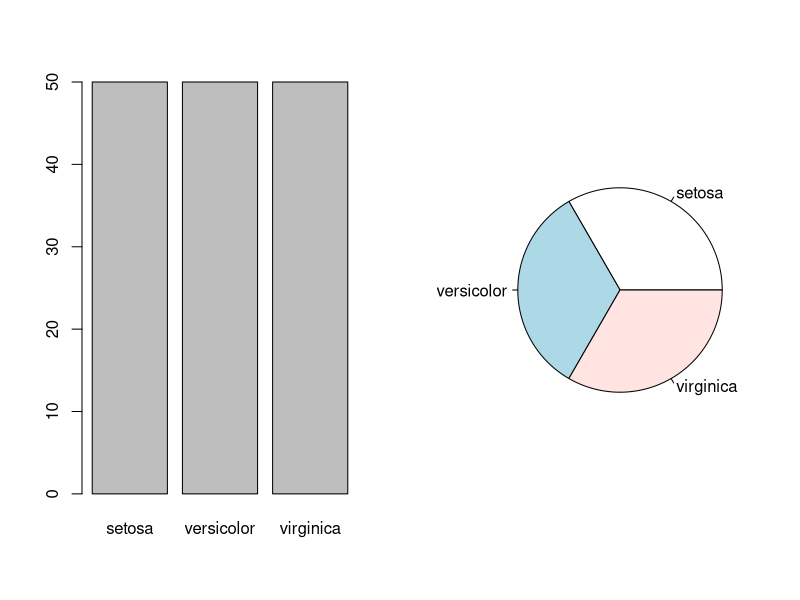
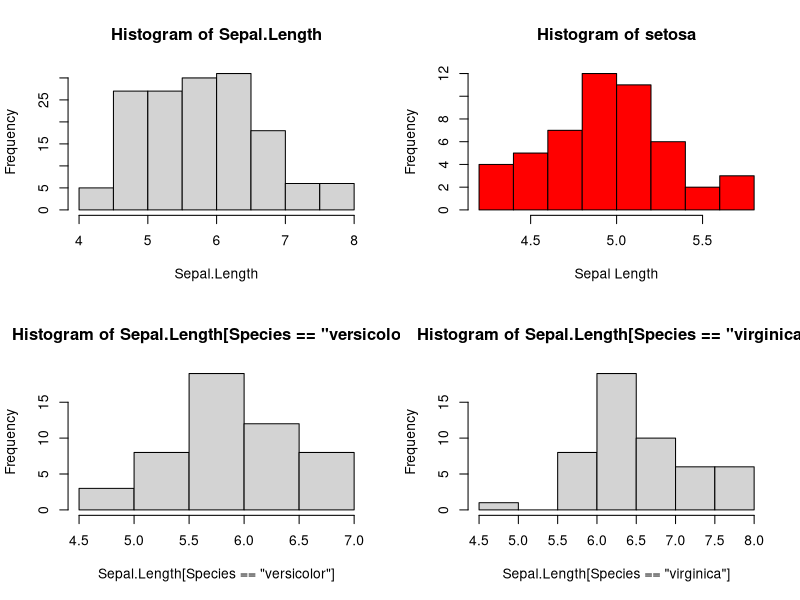
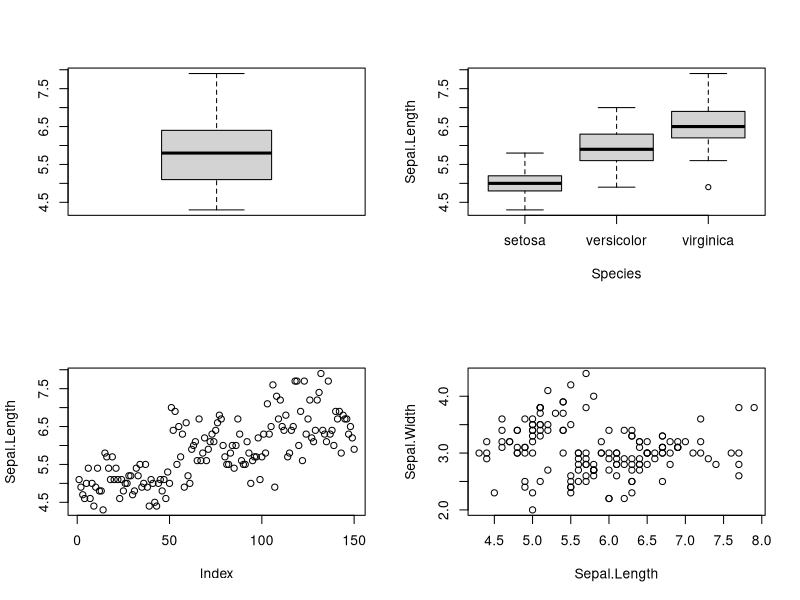
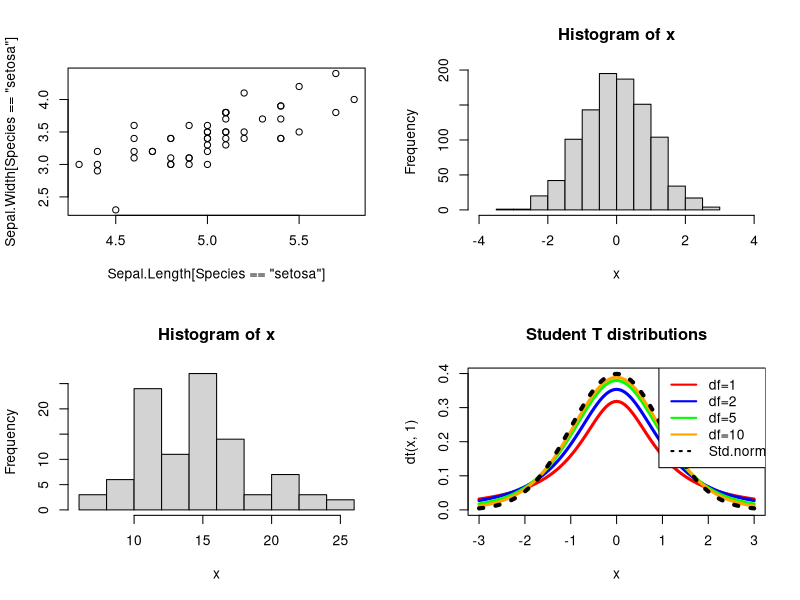
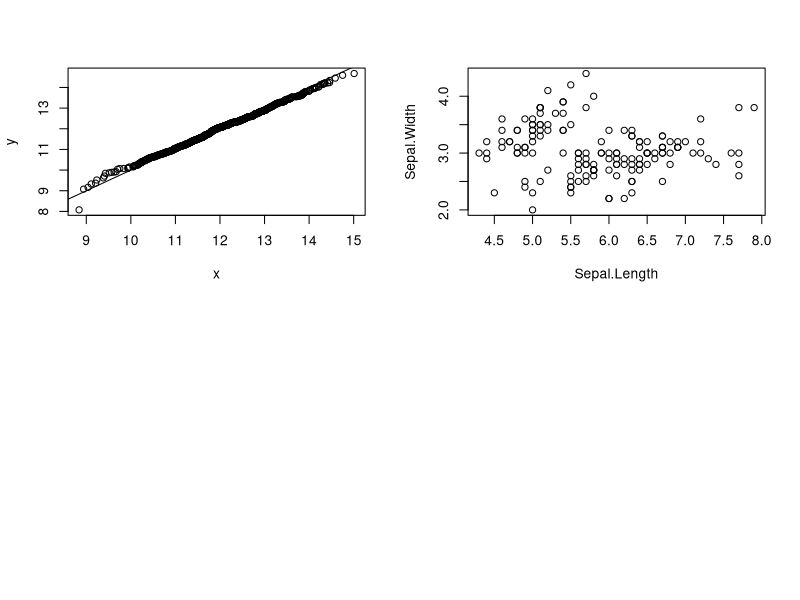
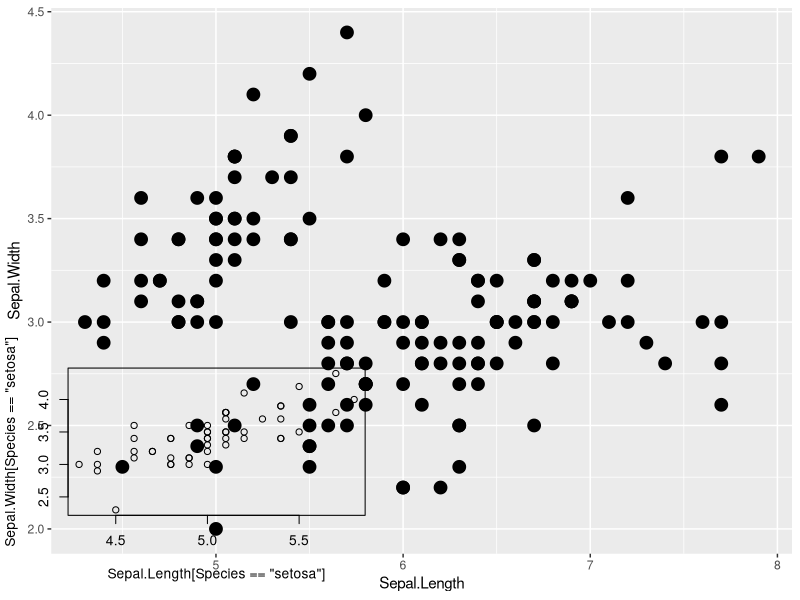
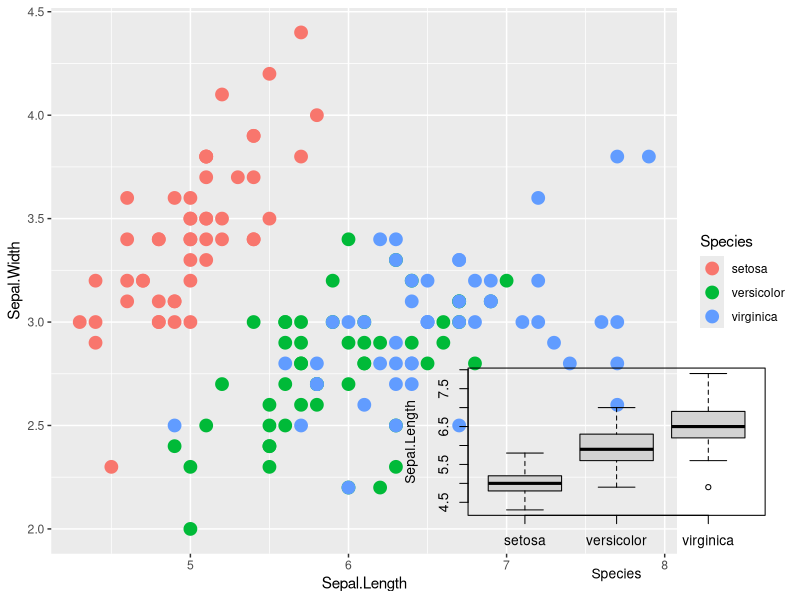
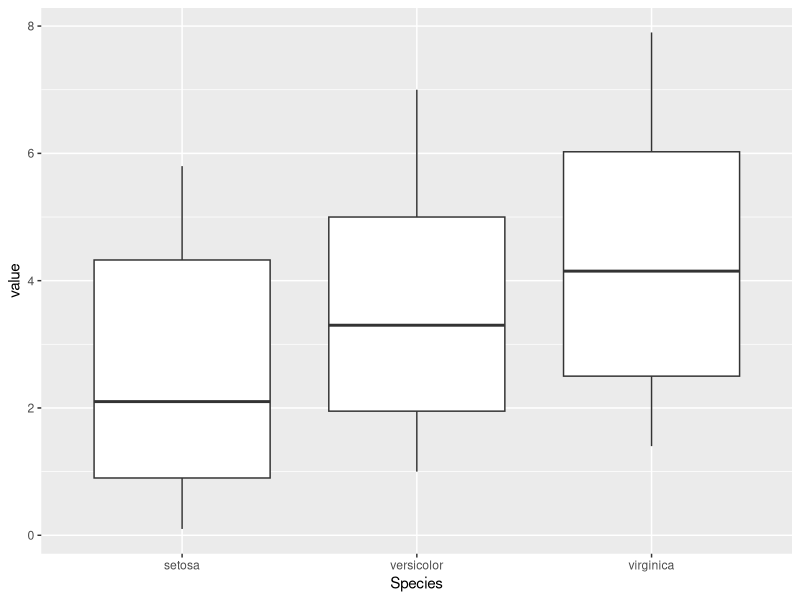

These figures' R source, in order:
## ---- chunk 1
library(datasets)
head(iris) # default 6 rows
tail(iris) # 6 dong cuoi
str(iris)  #150 obs of 5 variables
names(iris)
View(iris)
## ---- chunk 2
table(iris$Species)
summary(iris$Sepal.Length)
## ---- chunk 3
attach(iris)# ngược lại là #detach(iris)
table(Species)
## ---- chunk 4
par(mfrow=c(1,2)) # chia màn hình vẽ thành 1 dòng + 2 cột
barplot(table(Species) ) # hình cột
pie(table(Species)) # hình tròn
## ---- chunk 5
par(mfrow=c(2,2))
hist(Sepal.Length)

hist(Sepal.Length[Species=='setosa'],
     xlab = "Sepal Length", # Tên của trục Ox
     main = "Histogram of setosa",   # Tên của biểu đồ/Caption
     col = "red") #màu của hình 

hist(Sepal.Length[Species=='versicolor'])

hist(Sepal.Length[Species=='virginica'])
## ---- chunk 6
boxplot(Sepal.Length) #Vẽ biểu đồ hộp chung cho cả 3 loài hoa
summary(iris$Sepal.Length)

boxplot(Sepal.Length~Species) # vẽ 3 biểu đồ hộp khác nhau cho từng loài
## ---- chunk 7
plot(Sepal.Length)

plot(Sepal.Length,Sepal.Width)

plot(Sepal.Length[Species=='setosa'],Sepal.Width[Species=='setosa']) # Giống hình thứ 2 nhưng hạn chế trên hoa setosa
## ---- chunk 8
set.seed(19) # Mô phỏng các laptop khác nhau thì kết quả giống nhau

x<- rnorm(1000, 0, 1) 

hist(x, xlim = c(-4, 4))
## ---- chunk 9
x <- rpois(100, lambda=15)

hist(x)
## ---- chunk 10
curve(dt(x, 1), xlim=c(-3,3), ylim=c(0,0.4), col="red", lwd=3)

curve(dt(x, 2), add=T, col="blue", lwd=3)

curve(dt(x, 5), add=T, col="green", lwd=3)

curve(dt(x, 10), add=T, col="orange", lwd=3)

curve(dnorm(x), add=T, lwd=4, lty=3)

title(main="Student T distributions")

legend(par("usr")[2], par("usr")[4],xjust=0.9,

c("df=1", "df=2", "df=5", "df=10", "Std.norm."),

lwd=c(2,2,2,2,2),

lty=c(1,1,1,1,3),

col=c("red", "blue", "green", "orange", par("fg")))
## ---- chunk 11
#hai phân phối chuẩn

x=rnorm(1000,12,1)

y=rnorm(1000,12,1)

qqplot(x,y)
abline(coef = c(0,1))
## ---- chunk 12
require(tidyverse)
head(iris)
## ---- chunk 13
plot(Sepal.Length,Sepal.Width)

ggplot(iris, aes(x=Sepal.Length, y = Sepal.Width)) +
         geom_point(size = 4)
## ---- chunk 14
plot(Sepal.Length[Species=='setosa'],Sepal.Width[Species=='setosa'])

ggplot(iris, aes(x=Sepal.Length, y = Sepal.Width, colour  = Species)) +
         geom_point(size = 4)
## ---- chunk 15
require(reshape2)
head(iris)
iris.long <- melt (iris, id.vars = "Species") 
head(iris.long )
## ---- chunk 16
library(ggplot2)
boxplot(Sepal.Length~Species)

ggplot(iris.long, aes(x=Species, y = value)) +  
  geom_boxplot() 
## ---- chunk 17
ggplot(iris.long, aes(x=Species,
                      y = value, fill=variable)) +    geom_boxplot()
head(iris) # Wide table
head(iris.long) # long table


